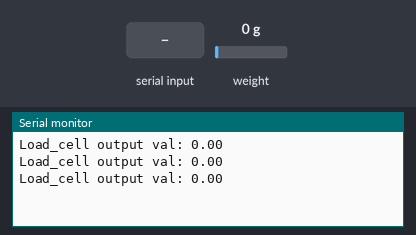
Bench run of a sketch on a simulated ESP8266 (NodeMCU). Shown: the last lines printed to the serial monitor. The test bench sets the inputs (shaded band); at power-on: weight on the scale 0 g. EEPROM starts erased.

Above: at 3.6 s.
3.7 s: "t" received over Serial
At 3.91 s:
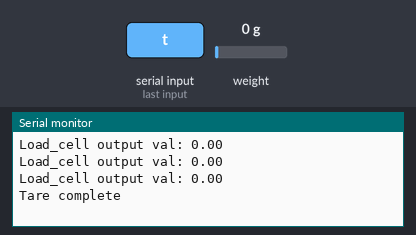
5.2 s: weight on the scale set to 100 g
At 5.9 s:
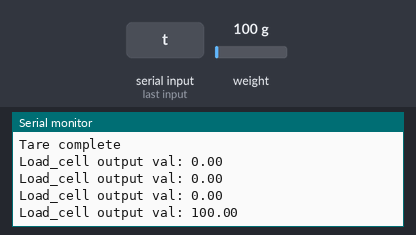
6.7 s: weight on the scale set to 1250 g
At 7.4 s:
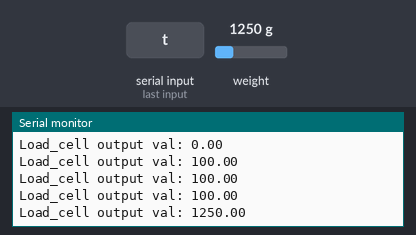
Timing chart, 0 to 9.7 s (numbered marks = the images above; inputs shaded):
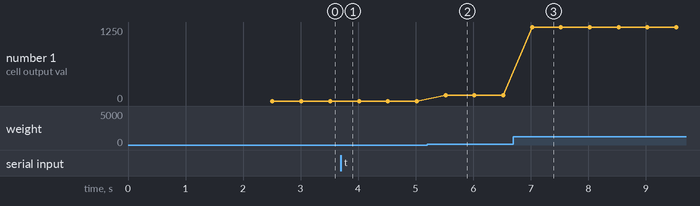

Measured:
- after the input at 3.7 s, the serial monitor: prints a new line at once (image 1)
- after the input at 5.2 s, the serial monitor: prints a new line after 0.32 s (image 2)
- after the input at 6.7 s, the serial monitor: prints a new line after 0.32 s (image 3)
- plotted number 1: 100 → 1250 after the input at 6.7 s

The sketch:

loadcell_test.ino
```cpp
#include <HX711_ADC.h>
#include <EEPROM.h>

// Pins (ESP8266):
const int HX711_dout = D7; // ESP8266 GPIO pin connected to HX711 DOUT
const int HX711_sck = D8;  // ESP8266 GPIO pin connected to HX711 SCK

// HX711 constructor:
HX711_ADC LoadCell(HX711_dout, HX711_sck);

const int calVal_eepromAddress = 0;
unsigned long t = 0;

void setup() {
  Serial.begin(115200); // Setting baud rate for ESP8266
  delay(10);
  Serial.println();
  Serial.println("Starting...");

  float calibrationValue; // calibration value

  // Uncomment the following lines to fetch calibration value from EEPROM
  EEPROM.begin(512); // Initialize EEPROM with 512 bytes
  EEPROM.get(calVal_eepromAddress, calibrationValue);

  // If EEPROM is not used, set calibration value directly
  // calibrationValue = -53.60;

  LoadCell.begin();
  unsigned long stabilizingTime = 2000; // Tare precision can be improved by adding a few seconds of stabilizing time
  boolean _tare = true; // Set this to false if you don't want tare to be performed in the next step
  LoadCell.start(stabilizingTime, _tare);
  if (LoadCell.getTareTimeoutFlag()) {
    Serial.println("Timeout, check MCU>HX711 wiring and pin designations");
  } else {
    LoadCell.setCalFactor(-55); // Set calibration factor (float)
    Serial.println("Startup is complete");
  }
  while (!LoadCell.update());
  Serial.print("Calibration value: ");
  Serial.println(LoadCell.getCalFactor());
  Serial.print("HX711 measured conversion time ms: ");
  Serial.println(LoadCell.getConversionTime());
  Serial.print("HX711 measured sampling rate HZ: ");
  Serial.println(LoadCell.getSPS());
  Serial.print("HX711 measured settling time ms: ");
  Serial.println(LoadCell.getSettlingTime());
  Serial.println("Note that the settling time may increase significantly if you use delay() in your sketch!");
  if (LoadCell.getSPS() < 7) {
    Serial.println("!!Sampling rate is lower than specification, check MCU>HX711 wiring and pin designations");
  } else if (LoadCell.getSPS() > 100) {
    Serial.println("!!Sampling rate is higher than specification, check MCU>HX711 wiring and pin designations");
  }
}

void loop() {
  static boolean newDataReady = 0;
  const int serialPrintInterval = 500; // Increase value to slow down serial print activity

  // Check for new data/start next conversion:
  if (LoadCell.update()) newDataReady = true;

  // Get smoothed value from the dataset:
  if (newDataReady) {
    if (millis() > t + serialPrintInterval) {
      float i = LoadCell.getData();
      Serial.print("Load_cell output val: ");
      Serial.println(i);
      newDataReady = 0;
      t = millis();
    }
  }

  // Receive command from serial terminal, send 't' to initiate tare operation:
  if (Serial.available() > 0) {
    char inByte = Serial.read();
    if (inByte == 't') LoadCell.tareNoDelay();
  }

  // Check if last tare operation is complete:
  if (LoadCell.getTareStatus() == true) {
    Serial.println("Tare complete");
  }
}
```
